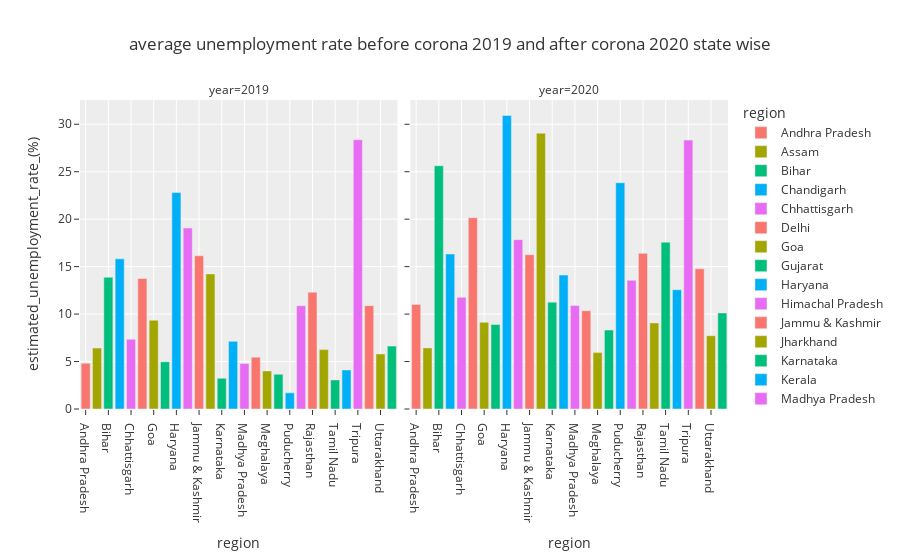

Source (notebook cell):
### Code cell
fig=px.bar(state,x='region',y='estimated_unemployment_rate_(%)',color='region',facet_col='year',title='average unemployment rate before corona 2019 and after corona 2020 state wise',template='ggplot2')
fig.update_xaxes(categoryorder='category ascending')
fig.show()

### Figure 1 — Plotly figure (JSON) as saved in the notebook; plotly's stock layout.template omitted (floating-point values rounded to 4 significant figures)
{"data": [{"alignmentgroup": "True", "hovertemplate": "region=%{x}<br>year=2019<br>estimated_unemployment_rate_(%)=%{y}<extra></extra>", "legendgroup": "Andhra Pradesh", "marker": {"color": "#F8766D", "pattern": {"shape": ""}}, "name": "Andhra Pradesh", "offsetgroup": "Andhra Pradesh", "orientation": "v", "showlegend": true, "textposition": "auto", "type": "bar", "x": ["Andhra Pradesh"], "xaxis": "x", "y": [4.827], "yaxis": "y"}, {"alignmentgroup": "True", "hovertemplate": "region=%{x}<br>year=2020<br>estimated_unemployment_rate_(%)=%{y}<extra></extra>", "legendgroup": "Andhra Pradesh", "marker": {"color": "#F8766D", "pattern": {"shape": ""}}, "name": "Andhra Pradesh", "offsetgroup": "Andhra Pradesh", "orientation": "v", "showlegend": false, "textposition": "auto", "type": "bar", "x": ["Andhra Pradesh"], "xaxis": "x2", "y": [11.01], "yaxis": "y2"}, {"alignmentgroup": "True", "hovertemplate": "region=%{x}<br>year=2019<br>estimated_unemployment_rate_(%)=%{y}<extra></extra>", "legendgroup": "Assam", "marker": {"color": "#A3A500", "pattern": {"shape": ""}}, "name": "Assam", "offsetgroup": "Assam", "orientation": "v", "showlegend": true, "textposition": "auto", "type": "bar", "x": ["Assam"], "xaxis": "x", "y": [6.421], "yaxis": "y"}, {"alignmentgroup": "True", "hovertemplate": "region=%{x}<br>year=2020<br>estimated_unemployment_rate_(%)=%{y}<extra></extra>", "legendgroup": "Assam", "marker": {"color": "#A3A500", "pattern": {"shape": ""}}, "name": "Assam", "offsetgroup": "Assam", "orientation": "v", "showlegend": false, "textposition": "auto", "type": "bar", "x": ["Assam"], "xaxis": "x2", "y": [6.438], "yaxis": "y2"}, {"alignmentgroup": "True", "hovertemplate": "region=%{x}<br>year=2019<br>estimated_unemployment_rate_(%)=%{y}<extra></extra>", "legendgroup": "Bihar", "marker": {"color": "#00BF7D", "pattern": {"shape": ""}}, "name": "Bihar", "offsetgroup": "Bihar", "orientation": "v", "showlegend": true, "textposition": "auto", "type": "bar", "x": ["Bihar"], "xaxis": "x", "y": [13.88], "yaxis": "y"}, {"alignmentgroup": "True", "hovertemplate": "region=%{x}<br>year=2020<br>estimated_unemployment_rate_(%)=%{y}<extra></extra>", "legendgroup": "Bihar", "marker": {"color": "#00BF7D", "pattern": {"shape": ""}}, "name": "Bihar", "offsetgroup": "Bihar", "orientation": "v", "showlegend": false, "textposition": "auto", "type": "bar", "x": ["Bihar"], "xaxis": "x2", "y": [25.63], "yaxis": "y2"}, {"alignmentgroup": "True", "hovertemplate": "region=%{x}<br>year=2019<br>estimated_unemployment_rate_(%)=%{y}<extra></extra>", "legendgroup": "Chandigarh", "marker": {"color": "#00B0F6", "pattern": {"shape": ""}}, "name": "Chandigarh", "offsetgroup": "Chandigarh", "orientation": "v", "showlegend": true, "textposition": "auto", "type": "bar", "x": ["Chandigarh"], "xaxis": "x", "y": [15.82], "yaxis": "y"}, {"alignmentgroup": "True", "hovertemplate": "region=%{x}<br>year=2020<br>estimated_unemployment_rate_(%)=%{y}<extra></extra>", "legendgroup": "Chandigarh", "marker": {"color": "#00B0F6", "pattern": {"shape": ""}}, "name": "Chandigarh", "offsetgroup": "Chandigarh", "orientation": "v", "showlegend": false, "textposition": "auto", "type": "bar", "x": ["Chandigarh"], "xaxis": "x2", "y": [16.33], "yaxis": "y2"}, {"alignmentgroup": "True", "hovertemplate": "region=%{x}<br>year=2019<br>estimated_unemployment_rate_(%)=%{y}<extra></extra>", "legendgroup": "Chhattisgarh", "marker": {"color": "#E76BF3", "pattern": {"shape": ""}}, "name": "Chhattisgarh", "offsetgroup": "Chhattisgarh", "orientation": "v", "showlegend": true, "textposition": "auto", "type": "bar", "x": ["Chhattisgarh"], "xaxis": "x", "y": [7.347], "yaxis": "y"}, {"alignmentgroup": "True", "hovertemplate": "region=%{x}<br>year=2020<br>estimated_unemployment_rate_(%)=%{y}<extra></extra>", "legendgroup": "Chhattisgarh", "marker": {"color": "#E76BF3", "pattern": {"shape": ""}}, "name": "Chhattisgarh", "offsetgroup": "Chhattisgarh", "orientation": "v", "showlegend": false, "textposition": "auto", "type": "bar", "x": ["Chhattisgarh"], "xaxis": "x2", "y": [11.77], "yaxis": "y2"}, {"alignmentgroup": "True", "hovertemplate": "region=%{x}<br>year=2019<br>estimated_unemployment_rate_(%)=%{y}<extra></extra>", "legendgroup": "Delhi", "marker": {"color": "#F8766D", "pattern": {"shape": ""}}, "name": "Delhi", "offsetgroup": "Delhi", "orientation": "v", "showlegend": true, "textposition": "auto", "type": "bar", "x": ["Delhi"], "xaxis": "x", "y": [13.75], "yaxis": "y"}, {"alignmentgroup": "True", "hovertemplate": "region=%{x}<br>year=2020<br>estimated_unemployment_rate_(%)=%{y}<extra></extra>", "legendgroup": "Delhi", "marker": {"color": "#F8766D", "pattern": {"shape": ""}}, "name": "Delhi", "offsetgroup": "Delhi", "orientation": "v", "showlegend": false, "textposition": "auto", "type": "bar", "x": ["Delhi"], "xaxis": "x2", "y": [20.16], "yaxis": "y2"}, {"alignmentgroup": "True", "hovertemplate": "region=%{x}<br>year=2019<br>estimated_unemployment_rate_(%)=%{y}<extra></extra>", "legendgroup": "Goa", "marker": {"color": "#A3A500", "pattern": {"shape": ""}}, "name": "Goa", "offsetgroup": "Goa", "orientation": "v", "showlegend": true, "textposition": "auto", "type": "bar", "x": ["Goa"], "xaxis": "x", "y": [9.346], "yaxis": "y"}, {"alignmentgroup": "True", "hovertemplate": "region=%{x}<br>year=2020<br>estimated_unemployment_rate_(%)=%{y}<extra></extra>", "legendgroup": "Goa", "marker": {"color": "#A3A500", "pattern": {"shape": ""}}, "name": "Goa", "offsetgroup": "Goa", "orientation": "v", "showlegend": false, "textposition": "auto", "type": "bar", "x": ["Goa"], "xaxis": "x2", "y": [9.13], "yaxis": "y2"}, {"alignmentgroup": "True", "hovertemplate": "region=%{x}<br>year=2019<br>estimated_unemployment_rate_(%)=%{y}<extra></extra>", "legendgroup": "Gujarat", "marker": {"color": "#00BF7D", "pattern": {"shape": ""}}, "name": "Gujarat", "offsetgroup": "Gujarat", "orientation": "v", "showlegend": true, "textposition": "auto", "type": "bar", "x": ["Gujarat"], "xaxis": "x", "y": [4.979], "yaxis": "y"}, {"alignmentgroup": "True", "hovertemplate": "region=%{x}<br>year=2020<br>estimated_unemployment_rate_(%)=%{y}<extra></extra>", "legendgroup": "Gujarat", "marker": {"color": "#00BF7D", "pattern": {"shape": ""}}, "name": "Gujarat", "offsetgroup": "Gujarat", "orientation": "v", "showlegend": false, "textposition": "auto", "type": "bar", "x": ["Gujarat"], "xaxis": "x2", "y": [8.91], "yaxis": "y2"}, {"alignmentgroup": "True", "hovertemplate": "region=%{x}<br>year=2019<br>estimated_unemployment_rate_(%)=%{y}<extra></extra>", "legendgroup": "Haryana", "marker": {"color": "#00B0F6", "pattern": {"shape": ""}}, "name": "Haryana", "offsetgroup": "Haryana", "orientation": "v", "showlegend": true, "textposition": "auto", "type": "bar", "x": ["Haryana"], "xaxis": "x", "y": [22.8], "yaxis": "y"}, {"alignmentgroup": "True", "hovertemplate": "region=%{x}<br>year=2020<br>estimated_unemployment_rate_(%)=%{y}<extra></extra>", "legendgroup": "Haryana", "marker": {"color": "#00B0F6", "pattern": {"shape": ""}}, "name": "Haryana", "offsetgroup": "Haryana", "orientation": "v", "showlegend": false, "textposition": "auto", "type": "bar", "x": ["Haryana"], "xaxis": "x2", "y": [30.93], "yaxis": "y2"}, {"alignmentgroup": "True", "hovertemplate": "region=%{x}<br>year=2019<br>estimated_unemployment_rate_(%)=%{y}<extra></extra>", "legendgroup": "Himachal Pradesh", "marker": {"color": "#E76BF3", "pattern": {"shape": ""}}, "name": "Himachal Pradesh", "offsetgroup": "Himachal Pradesh", "orientation": "v", "showlegend": true, "textposition": "auto", "type": "bar", "x": ["Himachal Pradesh"], "xaxis": "x", "y": [19.06], "yaxis": "y"}, {"alignmentgroup": "True", "hovertemplate": "region=%{x}<br>year=2020<br>estimated_unemployment_rate_(%)=%{y}<extra></extra>", "legendgroup": "Himachal Pradesh", "marker": {"color": "#E76BF3", "pattern": {"shape": ""}}, "name": "Himachal Pradesh", "offsetgroup": "Himachal Pradesh", "orientation": "v", "showlegend": false, "textposition": "auto", "type": "bar", "x": ["Himachal Pradesh"], "xaxis": "x2", "y": [17.84], "yaxis": "y2"}, {"alignmentgroup": "True", "hovertemplate": "region=%{x}<br>year=2019<br>estimated_unemployment_rate_(%)=%{y}<extra></extra>", "legendgroup": "Jammu & Kashmir", "marker": {"color": "#F8766D", "pattern": {"shape": ""}}, "name": "Jammu & Kashmir", "offsetgroup": "Jammu & Kashmir", "orientation": "v", "showlegend": true, "textposition": "auto", "type": "bar", "x": ["Jammu & Kashmir"], "xaxis": "x", "y": [16.14], "yaxis": "y"}, {"alignmentgroup": "True", "hovertemplate": "region=%{x}<br>year=2020<br>estimated_unemployment_rate_(%)=%{y}<extra></extra>", "legendgroup": "Jammu & Kashmir", "marker": {"color": "#F8766D", "pattern": {"shape": ""}}, "name": "Jammu & Kashmir", "offsetgroup": "Jammu & Kashmir", "orientation": "v", "showlegend": false, "textposition": "auto", "type": "bar", "x": ["Jammu & Kashmir"], "xaxis": "x2", "y": [16.25], "yaxis": "y2"}, {"alignmentgroup": "True", "hovertemplate": "region=%{x}<br>year=2019<br>estimated_unemployment_rate_(%)=%{y}<extra></extra>", "legendgroup": "Jharkhand", "marker": {"color": "#A3A500", "pattern": {"shape": ""}}, "name": "Jharkhand", "offsetgroup": "Jharkhand", "orientation": "v", "showlegend": true, "textposition": "auto", "type": "bar", "x": ["Jharkhand"], "xaxis": "x", "y": [14.23], "yaxis": "y"}, {"alignmentgroup": "True", "hovertemplate": "region=%{x}<br>year=2020<br>estimated_unemployment_rate_(%)=%{y}<extra></extra>", "legendgroup": "Jharkhand", "marker": {"color": "#A3A500", "pattern": {"shape": ""}}, "name": "Jharkhand", "offsetgroup": "Jharkhand", "orientation": "v", "showlegend": false, "textposition": "auto", "type": "bar", "x": ["Jharkhand"], "xaxis": "x2", "y": [29.05], "yaxis": "y2"}, {"alignmentgroup": "True", "hovertemplate": "region=%{x}<br>year=2019<br>estimated_unemployment_rate_(%)=%{y}<extra></extra>", "legendgroup": "Karnataka", "marker": {"color": "#00BF7D", "pattern": {"shape": ""}}, "name": "Karnataka", "offsetgroup": "Karnataka", "orientation": "v", "showlegend": true, "textposition": "auto", "type": "bar", "x": ["Karnataka"], "xaxis": "x", "y": [3.239], "yaxis": "y"}, {"alignmentgroup": "True", "hovertemplate": "region=%{x}<br>year=2020<br>estimated_unemployment_rate_(%)=%{y}<extra></extra>", "legendgroup": "Karnataka", "marker": {"color": "#00BF7D", "pattern": {"shape": ""}}, "name": "Karnataka", "offsetgroup": "Karnataka", "orientation": "v", "showlegend": false, "textposition": "auto", "type": "bar", "x": ["Karnataka"], "xaxis": "x2", "y": [11.26], "yaxis": "y2"}, {"alignmentgroup": "True", "hovertemplate": "region=%{x}<br>year=2019<br>estimated_unemployment_rate_(%)=%{y}<extra></extra>", "legendgroup": "Kerala", "marker": {"color": "#00B0F6", "pattern": {"shape": ""}}, "name": "Kerala", "offsetgroup": "Kerala", "orientation": "v", "showlegend": true, "textposition": "auto", "type": "bar", "x": ["Kerala"], "xaxis": "x", "y": [7.131], "yaxis": "y"}, {"alignmentgroup": "True", "hovertemplate": "region=%{x}<br>year=2020<br>estimated_unemployment_rate_(%)=%{y}<extra></extra>", "legendgroup": "Kerala", "marker": {"color": "#00B0F6", "pattern": {"shape": ""}}, "name": "Kerala", "offsetgroup": "Kerala", "orientation": "v", "showlegend": false, "textposition": "auto", "type": "bar", "x": ["Kerala"], "xaxis": "x2", "y": [14.11], "yaxis": "y2"}, {"alignmentgroup": "True", "hovertemplate": "region=%{x}<br>year=2019<br>estimated_unemployment_rate_(%)=%{y}<extra></extra>", "legendgroup": "Madhya Pradesh", "marker": {"color": "#E76BF3", "pattern": {"shape": ""}}, "name": "Madhya Pradesh", "offsetgroup": "Madhya Pradesh", "orientation": "v", "showlegend": true, "textposition": "auto", "type": "bar", "x": ["Madhya Pradesh"], "xaxis": "x", "y": [4.788], "yaxis": "y"}, {"alignmentgroup": "True", "hovertemplate": "region=%{x}<br>year=2020<br>estimated_unemployment_rate_(%)=%{y}<extra></extra>", "legendgroup": "Madhya Pradesh", "marker": {"color": "#E76BF3", "pattern": {"shape": ""}}, "name": "Madhya Pradesh", "offsetgroup": "Madhya Pradesh", "orientation": "v", "showlegend": false, "textposition": "auto", "type": "bar", "x": ["Madhya Pradesh"], "xaxis": "x2", "y": [10.9], "yaxis": "y2"}, {"alignmentgroup": "True", "hovertemplate": "region=%{x}<br>year=2019<br>estimated_unemployment_rate_(%)=%{y}<extra></extra>", "legendgroup": "Maharashtra", "marker": {"color": "#F8766D", "pattern": {"shape": ""}}, "name": "Maharashtra", "offsetgroup": "Maharashtra", "orientation": "v", "showlegend": true, "textposition": "auto", "type": "bar", "x": ["Maharashtra"], "xaxis": "x", "y": [5.459], "yaxis": "y"}, {"alignmentgroup": "True", "hovertemplate": "region=%{x}<br>year=2020<br>estimated_unemployment_rate_(%)=%{y}<extra></extra>", "legendgroup": "Maharashtra", "marker": {"color": "#F8766D", "pattern": {"shape": ""}}, "name": "Maharashtra", "offsetgroup": "Maharashtra", "orientation": "v", "showlegend": false, "textposition": "auto", "type": "bar", "x": ["Maharashtra"], "xaxis": "x2", "y": [10.36], "yaxis": "y2"}, {"alignmentgroup": "True", "hovertemplate": "region=%{x}<br>year=2019<br>estimated_unemployment_rate_(%)=%{y}<extra></extra>", "legendgroup": "Meghalaya", "marker": {"color": "#A3A500", "pattern": {"shape": ""}}, "name": "Meghalaya", "offsetgroup": "Meghalaya", "orientation": "v", "showlegend": true, "textposition": "auto", "type": "bar", "x": ["Meghalaya"], "xaxis": "x", "y": [4.013], "yaxis": "y"}, {"alignmentgroup": "True", "hovertemplate": "region=%{x}<br>year=2020<br>estimated_unemployment_rate_(%)=%{y}<extra></extra>", "legendgroup": "Meghalaya", "marker": {"color": "#A3A500", "pattern": {"shape": ""}}, "name": "Meghalaya", "offsetgroup": "Meghalaya", "orientation": "v", "showlegend": false, "textposition": "auto", "type": "bar", "x": ["Meghalaya"], "xaxis": "x2", "y": [5.943], "yaxis": "y2"}, {"alignmentgroup": "True", "hovertemplate": "region=%{x}<br>year=2019<br>estimated_unemployment_rate_(%)=%{y}<extra></extra>", "legendgroup": "Odisha", "marker": {"color": "#00BF7D", "pattern": {"shape": ""}}, "name": "Odisha", "offsetgroup": "Odisha", "orientation": "v", "showlegend": true, "textposition": "auto", "type": "bar", "x": ["Odisha"], "xaxis": "x", "y": [3.661], "yaxis": "y"}, {"alignmentgroup": "True", "hovertemplate": "region=%{x}<br>year=2020<br>estimated_unemployment_rate_(%)=%{y}<extra></extra>", "legendgroup": "Odisha", "marker": {"color": "#00BF7D", "pattern": {"shape": ""}}, "name": "Odisha", "offsetgroup": "Odisha", "orientation": "v", "showlegend": false, "textposition": "auto", "type": "bar", "x": ["Odisha"], "xaxis": "x2", "y": [8.32], "yaxis": "y2"}, {"alignmentgroup": "True", "hovertemplate": "region=%{x}<br>year=2019<br>estimated_unemployment_rate_(%)=%{y}<extra></extra>", "legendgroup": "Puducherry", "marker": {"color": "#00B0F6", "pattern": {"shape": ""}}, "name": "Puducherry", "offsetgroup": "Puducherry", "orientation": "v", "showlegend": true, "textposition": "auto", "type": "bar", "x": ["Puducherry"], "xaxis": "x", "y": [1.699], "yaxis": "y"}, {"alignmentgroup": "True", "hovertemplate": "region=%{x}<br>year=2020<br>estimated_unemployment_rate_(%)=%{y}<extra></extra>", "legendgroup": "Puducherry", "marker": {"color": "#00B0F6", "pattern": {"shape": ""}}, "name": "Puducherry", "offsetgroup": "Puducherry", "orientation": "v", "showlegend": false, "textposition": "auto", "type": "bar", "x": ["Puducherry"], "xaxis": "x2", "y": [23.84], "yaxis": "y2"}, {"alignmentgroup": "True", "hovertemplate": "region=%{x}<br>year=2019<br>estimated_unemployment_rate_(%)=%{y}<extra></extra>", "legendgroup": "Punjab", "marker": {"color": "#E76BF3", "pattern": {"shape": ""}}, "name": "Punjab", "offsetgroup": "Punjab", "orientation": "v", "showlegend": true, "textposition": "auto", "type": "bar", "x": ["Punjab"], "xaxis": "x", "y": [10.88], "yaxis": "y"}, {"alignmentgroup": "True", "hovertemplate": "region=%{x}<br>year=2020<br>estimated_unemployment_rate_(%)=%{y}<extra></extra>", "legendgroup": "Punjab", "marker": {"color": "#E76BF3", "pattern": {"shape": ""}}, "name": "Punjab", "offsetgroup": "Punjab", "orientation": "v", "showlegend": false, "textposition": "auto", "type": "bar", "x": ["Punjab"], "xaxis": "x2", "y": [13.56], "yaxis": "y2"}, {"alignmentgroup": "True", "hovertemplate": "region=%{x}<br>year=2019<br>estimated_unemployment_rate_(%)=%{y}<extra></extra>", "legendgroup": "Rajasthan", "marker": {"color": "#F8766D", "pattern": {"shape": ""}}, "name": "Rajasthan", "offsetgroup": "Rajasthan", "orientation": "v", "showlegend": true, "textposition": "auto", "type": "bar", "x": ["Rajasthan"], "xaxis": "x", "y": [12.3], "yaxis": "y"}, {"alignmentgroup": "True", "hovertemplate": "region=%{x}<br>year=2020<br>estimated_unemployment_rate_(%)=%{y}<extra></extra>", "legendgroup": "Rajasthan", "marker": {"color": "#F8766D", "pattern": {"shape": ""}}, "name": "Rajasthan", "offsetgroup": "Rajasthan", "orientation": "v", "showlegend": false, "textposition": "auto", "type": "bar", "x": ["Rajasthan"], "xaxis": "x2", "y": [16.4], "yaxis": "y2"}, {"alignmentgroup": "True", "hovertemplate": "region=%{x}<br>year=2019<br>estimated_unemployment_rate_(%)=%{y}<extra></extra>", "legendgroup": "Sikkim", "marker": {"color": "#A3A500", "pattern": {"shape": ""}}, "name": "Sikkim", "offsetgroup": "Sikkim", "orientation": "v", "showlegend": true, "textposition": "auto", "type": "bar", "x": ["Sikkim"], "xaxis": "x", "y": [6.257], "yaxis": "y"}, {"alignmentgroup": "True", "hovertemplate": "region=%{x}<br>year=2020<br>estimated_unemployment_rate_(%)=%{y}<extra></extra>", "legendgroup": "Sikkim", "marker": {"color": "#A3A500", "pattern": {"shape": ""}}, "name": "Sikkim", "offsetgroup": "Sikkim", "orientation": "v", "showlegend": false, "textposition": "auto", "type": "bar", "x": ["Sikkim"], "xaxis": "x2", "y": [9.068], "yaxis": "y2"}, {"alignmentgroup": "True", "hovertemplate": "region=%{x}<br>year=2019<br>estimated_unemployment_rate_(%)=%{y}<extra></extra>", "legendgroup": "Tamil Nadu", "marker": {"color": "#00BF7D", "pattern": {"shape": ""}}, "name": "Tamil Nadu", "offsetgroup": "Tamil Nadu", "orientation": "v", "showlegend": true, "textposition": "auto", "type": "bar", "x": ["Tamil Nadu"], "xaxis": "x", "y": [3.064], "yaxis": "y"}, {"alignmentgroup": "True", "hovertemplate": "region=%{x}<br>year=2020<br>estimated_unemployment_rate_(%)=%{y}<extra></extra>", "legendgroup": "Tamil Nadu", "marker": {"color": "#00BF7D", "pattern": {"shape": ""}}, "name": "Tamil Nadu", "offsetgroup": "Tamil Nadu", "orientation": "v", "showlegend": false, "textposition": "auto", "type": "bar", "x": ["Tamil Nadu"], "xaxis": "x2", "y": [17.58], "yaxis": "y2"}, {"alignmentgroup": "True", "hovertemplate": "region=%{x}<br>year=2019<br>estimated_unemployment_rate_(%)=%{y}<extra></extra>", "legendgroup": "Telangana", "marker": {"color": "#00B0F6", "pattern": {"shape": ""}}, "name": "Telangana", "offsetgroup": "Telangana", "orientation": "v", "showlegend": true, "textposition": "auto", "type": "bar", "x": ["Telangana"], "xaxis": "x", "y": [4.116], "yaxis": "y"}, {"alignmentgroup": "True", "hovertemplate": "region=%{x}<br>year=2020<br>estimated_unemployment_rate_(%)=%{y}<extra></extra>", "legendgroup": "Telangana", "marker": {"color": "#00B0F6", "pattern": {"shape": ""}}, "name": "Telangana", "offsetgroup": "Telangana", "orientation": "v", "showlegend": false, "textposition": "auto", "type": "bar", "x": ["Telangana"], "xaxis": "x2", "y": [12.57], "yaxis": "y2"}, {"alignmentgroup": "True", "hovertemplate": "region=%{x}<br>year=2019<br>estimated_unemployment_rate_(%)=%{y}<extra></extra>", "legendgroup": "Tripura", "marker": {"color": "#E76BF3", "pattern": {"shape": ""}}, "name": "Tripura", "offsetgroup": "Tripura", "orientation": "v", "showlegend": true, "textposition": "auto", "type": "bar", "x": ["Tripura"], "xaxis": "x", "y": [28.36], "yaxis": "y"}, {"alignmentgroup": "True", "hovertemplate": "region=%{x}<br>year=2020<br>estimated_unemployment_rate_(%)=%{y}<extra></extra>", "legendgroup": "Tripura", "marker": {"color": "#E76BF3", "pattern": {"shape": ""}}, "name": "Tripura", "offsetgroup": "Tripura", "orientation": "v", "showlegend": false, "textposition": "auto", "type": "bar", "x": ["Tripura"], "xaxis": "x2", "y": [28.33], "yaxis": "y2"}, {"alignmentgroup": "True", "hovertemplate": "region=%{x}<br>year=2019<br>estimated_unemployment_rate_(%)=%{y}<extra></extra>", "legendgroup": "Uttar Pradesh", "marker": {"color": "#F8766D", "pattern": {"shape": ""}}, "name": "Uttar Pradesh", "offsetgroup": "Uttar Pradesh", "orientation": "v", "showlegend": true, "textposition": "auto", "type": "bar", "x": ["Uttar Pradesh"], "xaxis": "x", "y": [10.89], "yaxis": "y"}, {"alignmentgroup": "True", "hovertemplate": "region=%{x}<br>year=2020<br>estimated_unemployment_rate_(%)=%{y}<extra></extra>", "legendgroup": "Uttar Pradesh", "marker": {"color": "#F8766D", "pattern": {"shape": ""}}, "name": "Uttar Pradesh", "offsetgroup": "Uttar Pradesh", "orientation": "v", "showlegend": false, "textposition": "auto", "type": "bar", "x": ["Uttar Pradesh"], "xaxis": "x2", "y": [14.77], "yaxis": "y2"}, {"alignmentgroup": "True", "hovertemplate": "region=%{x}<br>year=2019<br>estimated_unemployment_rate_(%)=%{y}<extra></extra>", "legendgroup": "Uttarakhand", "marker": {"color": "#A3A500", "pattern": {"shape": ""}}, "name": "Uttarakhand", "offsetgroup": "Uttarakhand", "orientation": "v", "showlegend": true, "textposition": "auto", "type": "bar", "x": ["Uttarakhand"], "xaxis": "x", "y": [5.801], "yaxis": "y"}, {"alignmentgroup": "True", "hovertemplate": "region=%{x}<br>year=2020<br>estimated_unemployment_rate_(%)=%{y}<extra></extra>", "legendgroup": "Uttarakhand", "marker": {"color": "#A3A500", "pattern": {"shape": ""}}, "name": "Uttarakhand", "offsetgroup": "Uttarakhand", "orientation": "v", "showlegend": false, "textposition": "auto", "type": "bar", "x": ["Uttarakhand"], "xaxis": "x2", "y": [7.721], "yaxis": "y2"}, {"alignmentgroup": "True", "hovertemplate": "region=%{x}<br>year=2019<br>estimated_unemployment_rate_(%)=%{y}<extra></extra>", "legendgroup": "West Bengal", "marker": {"color": "#00BF7D", "pattern": {"shape": ""}}, "name": "West Bengal", "offsetgroup": "West Bengal", "orientation": "v", "showlegend": true, "textposition": "auto", "type": "bar", "x": ["West Bengal"], "xaxis": "x", "y": [6.626], "yaxis": "y"}, {"alignmentgroup": "True", "hovertemplate": "region=%{x}<br>year=2020<br>estimated_unemployment_rate_(%)=%{y}<extra></extra>", "legendgroup": "West Bengal", "marker": {"color": "#00BF7D", "pattern": {"shape": ""}}, "name": "West Bengal", "offsetgroup": "West Bengal", "orientation": "v", "showlegend": false, "textposition": "auto", "type": "bar", "x": ["West Bengal"], "xaxis": "x2", "y": [10.12], "yaxis": "y2"}], "layout": {"annotations": [{"font": {}, "showarrow": false, "text": "year=2019", "x": 0.245, "xanchor": "center", "xref": "paper", "y": 1, "yanchor": "bottom", "yref": "paper"}, {"font": {}, "showarrow": false, "text": "year=2020", "x": 0.755, "xanchor": "center", "xref": "paper", "y": 1, "yanchor": "bottom", "yref": "paper"}], "barmode": "relative", "legend": {"title": {"text": "region"}, "tracegroupgap": 0}, "title": {"text": "average unemployment rate before corona 2019 and after corona 2020 state wise"}, "xaxis": {"anchor": "y", "categoryarray": ["Andhra Pradesh", "Assam", "Bihar", "Chandigarh", "Chhattisgarh", "Delhi", "Goa", "Gujarat", "Haryana", "Himachal Pradesh", "Jammu & Kashmir", "Jharkhand", "Karnataka", "Kerala", "Madhya Pradesh", "Maharashtra", "Meghalaya", "Odisha", "Puducherry", "Punjab", "Rajasthan", "Sikkim", "Tamil Nadu", "Telangana", "Tripura", "Uttar Pradesh", "Uttarakhand", "West Bengal"], "categoryorder": "category ascending", "domain": [0, 0.49], "title": {"text": "region"}}, "xaxis2": {"anchor": "y2", "categoryarray": ["Andhra Pradesh", "Assam", "Bihar", "Chandigarh", "Chhattisgarh", "Delhi", "Goa", "Gujarat", "Haryana", "Himachal Pradesh", "Jammu & Kashmir", "Jharkhand", "Karnataka", "Kerala", "Madhya Pradesh", "Maharashtra", "Meghalaya", "Odisha", "Puducherry", "Punjab", "Rajasthan", "Sikkim", "Tamil Nadu", "Telangana", "Tripura", "Uttar Pradesh", "Uttarakhand", "West Bengal"], "categoryorder": "category ascending", "domain": [0.51, 1], "matches": "x", "title": {"text": "region"}}, "yaxis": {"anchor": "x", "domain": [0, 1], "title": {"text": "estimated_unemployment_rate_(%)"}}, "yaxis2": {"anchor": "x2", "domain": [0, 1], "matches": "y", "showticklabels": false}}}
